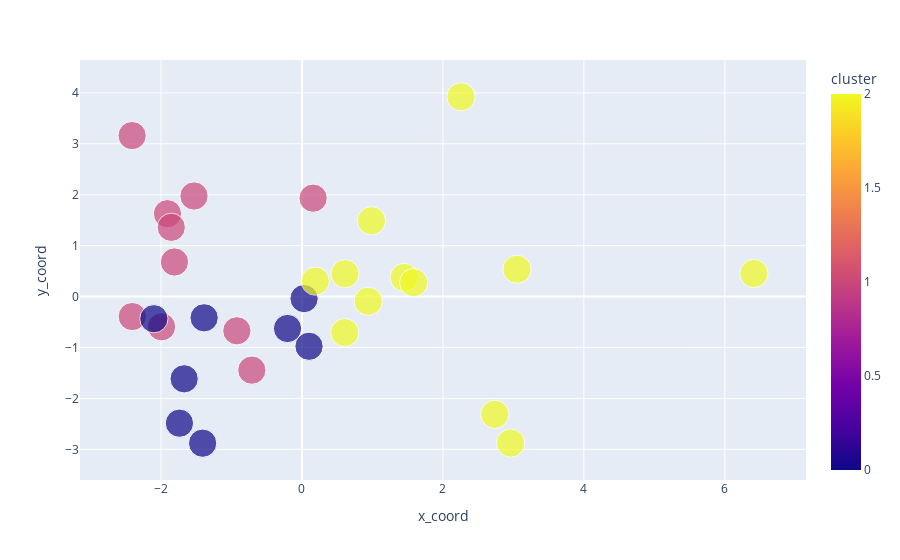

Write notebook code for a chart like this one.
### Code cell
px.scatter(df, x='x_coord', y='y_coord', color='cluster', hover_data=['TEAM_ID', 'AST', 'REB', 'STL', 'BLK', 'PTS'], height=1000, size=np.repeat(10, len(df)))

### Figure 1 — Plotly figure (JSON) as saved in the notebook; plotly's stock layout.template omitted (floating-point values rounded to 4 significant figures; data arrays with more than 128 entries replaced by an {"elided": "..."} marker saying what was removed)
{"data": [{"customdata": {"elided": "30x6 float values"}, "hovertemplate": "x_coord=%{x}<br>y_coord=%{y}<br>size=%{marker.size}<br>TEAM_ID=%{customdata[0]}<br>AST=%{customdata[1]}<br>REB=%{customdata[2]}<br>STL=%{customdata[3]}<br>BLK=%{customdata[4]}<br>PTS=%{customdata[5]}<br>cluster=%{marker.color}<extra></extra>", "legendgroup": "", "marker": {"color": [0, 2, 0, 0, 0, 1, 0, 2, 1, 1, 2, 1, 2, 2, 2, 1, 1, 2, 0, 2, 1, 0, 2, 1, 2, 1, 2, 0, 1, 2], "coloraxis": "coloraxis", "size": [10, 10, 10, 10, 10, 10, 10, 10, 10, 10, 10, 10, 10, 10, 10, 10, 10, 10, 10, 10, 10, 10, 10, 10, 10, 10, 10, 10, 10, 10], "sizemode": "area", "sizeref": 0.025, "symbol": "circle"}, "mode": "markers", "name": "", "orientation": "v", "showlegend": false, "type": "scatter", "x": [0.1, 0.9395, -1.672, 0.02958, -1.41, -2.408, -0.2051, 0.9854, -2.41, -0.7117, 0.189, -1.809, 1.45, 2.256, 0.6066, -1.532, -1.993, 0.611, -2.102, 2.736, -1.909, -1.389, 2.96, -0.9242, 1.584, 0.1582, 6.412, -1.739, -1.855, 3.051], "xaxis": "x", "y": [-0.975, -0.09118, -1.614, -0.0389, -2.878, -0.3917, -0.6262, 1.49, 3.162, -1.444, 0.305, 0.68, 0.3767, 3.923, -0.706, 1.975, -0.5926, 0.449, -0.434, -2.31, 1.628, -0.4158, -2.876, -0.6708, 0.2743, 1.933, 0.4543, -2.485, 1.361, 0.5374], "yaxis": "y"}], "layout": {"autosize": true, "coloraxis": {"colorbar": {"title": {"text": "cluster"}}, "colorscale": [[0, "#0d0887"], [0.1111, "#46039f"], [0.2222, "#7201a8"], [0.3333, "#9c179e"], [0.4444, "#bd3786"], [0.5556, "#d8576b"], [0.6667, "#ed7953"], [0.7778, "#fb9f3a"], [0.8889, "#fdca26"], [1, "#f0f921"]]}, "legend": {"itemsizing": "constant", "tracegroupgap": 0}, "margin": {"t": 60}, "xaxis": {"anchor": "y", "autorange": true, "domain": [0, 1], "range": [-2.993, 6.995], "title": {"text": "x_coord"}, "type": "linear"}, "yaxis": {"anchor": "x", "autorange": true, "domain": [0, 1], "range": [-3.416, 4.462], "title": {"text": "y_coord"}, "type": "linear"}}}
